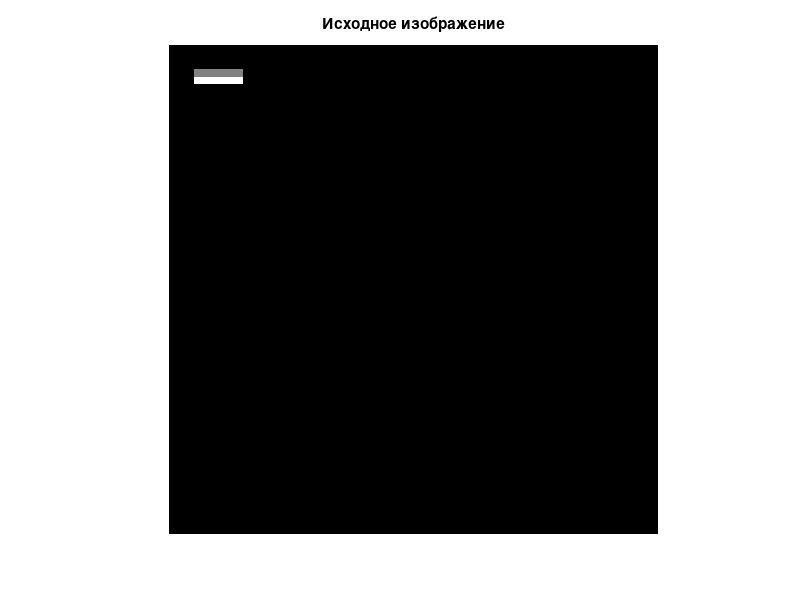
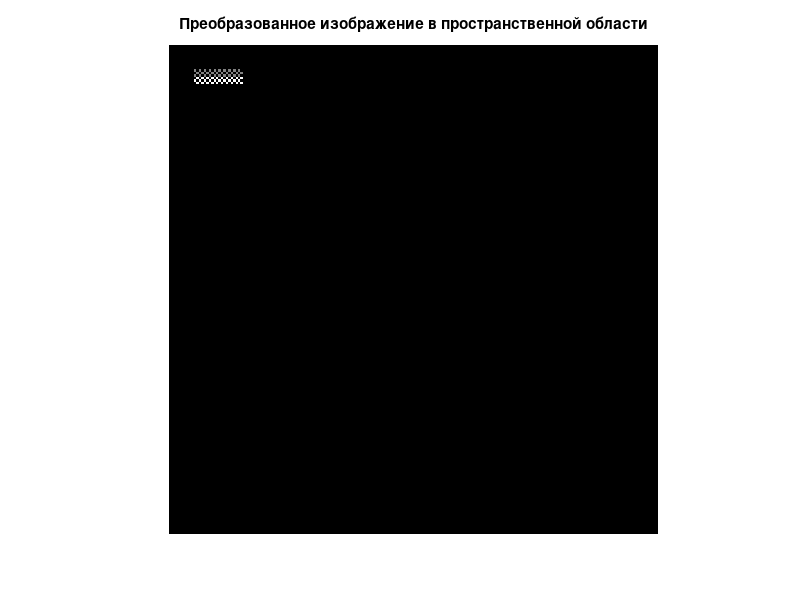
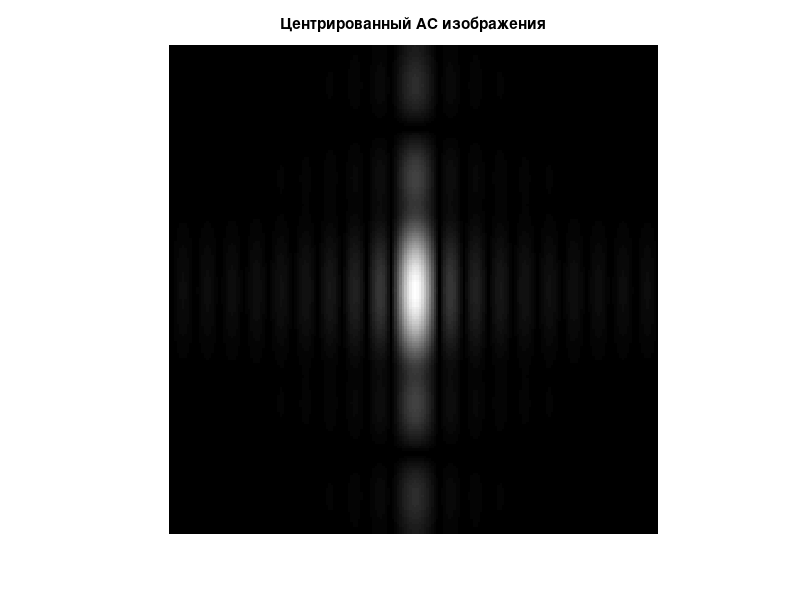
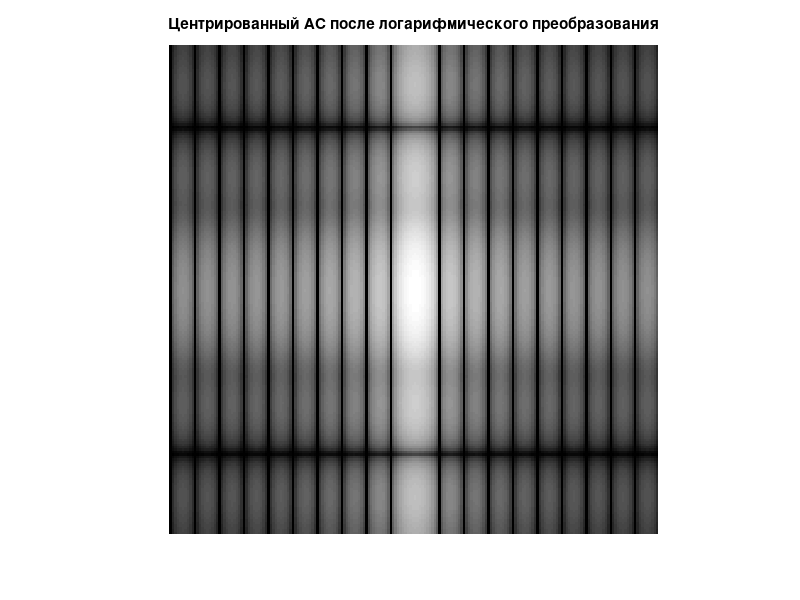

Here is the MATLAB script that generated these plots, in order: (Note: this script raises an error after producing the figures.)
clc;
close all;
clear all;

% загрузка матрицы изображения
img = load('resources/A5_01_1.mat', '-ascii');

% получение размеров изображения
[imgY, imgX] = size(img);

% ЦЕНТРИРОВАНИЕ СПЕКТРА ПУТЕМ ПРЕОБРАЗОВАНИЯ В ПРОСТРАНСТВЕННОЙ ОБЛАСТИ
% функция центрирования спектра
CH = zeros(imgY, imgX);
for in = 1:imgY
    for im = 1:imgX
        CH(in, im) = (-1)^(in+im);
    end
end

imgShifted_XY = img.*CH;                      % преобразование изображения в пространственной области
imgShiftedAS_XY = abs(fft2(imgShifted_XY));      % вычисление цетрированного АС изображения
imgShiftedASL_XY = log(1 + 10*imgShiftedAS_XY);  % логарифмическое преобразование центрированного АС изображения

% вывод изображений
figure(); imshow(img);                            title('Исходное изображение');
figure(); imshow(imgShifted_XY);                  title('Преобразованное изображение в пространственной области');
figure(); imshow(imgShiftedAS_XY, []);            title('Центрированный АС изображения');
figure(); imshow(imgShiftedASL_XY, []);           title('Центрированный АС после логарифмического преобразования');

% преобразование яркости для правильного сохранения
imgShiftedAS_XY = imgShiftedAS_XY/max(imgShiftedAS_XY(:));
imgShiftedASL_XY = imgShiftedASL_XY/max(imgShiftedASL_XY(:));

% сохранение изображений
imwrite(imgShifted_XY, 'results/lab05_opt01_task02_imgShifted_XY.jpg');
imwrite(imgShiftedAS_XY, 'results/lab05_opt01_task02_imgShiftedAS_XY.jpg');
imwrite(imgShiftedASL_XY, 'results/lab05_opt01_task02_imgShiftedASL_XY.jpg');


% ЦЕНТРИРОВАНИЕ СПЕКТРА ПУТЕМ ПРЕОБРАЗОВАНИЯ В ЧАСТОТНОЙ ОБЛАСТИ
imgShiftedAS_UV = abs(fftshift(fft2(img)));       % центрирование АС изображения в частотной области
imgShiftedASL_UV = log(1 + 10*imgShiftedAS_UV);   % логарифмическое преобразование центрированного АС изображения
imgShifted_UV =  real(ifft2(imgShiftedAS_UV));    % построение изображение в пространственной области, 
                                                  %   соответсвующее центрированному АС изображения в частотной области
% вывод изображений
figure(); imshow(imgShiftedAS_UV, []);       title('Центрированный АС изображения');
figure(); imshow(imgShiftedASL_UV, []);      title('Центрированный АС после логарифмического преобразования');
figure(); imshow(imgShifted_UV);             title('Преобразованное изображение в частотной области');

% преобразование яркости для правильного сохранения
imgShiftedAS_UV = imgShiftedAS_UV/max(imgShiftedAS_UV(:));
imgShiftedASL_UV = imgShiftedASL_UV/max(imgShiftedASL_UV(:));

% сохранение изображений
imwrite(imgShiftedAS_UV, 'results/lab05_opt01_task02_imgShiftedAS_UV.jpg');
imwrite(imgShiftedASL_UV, 'results/lab05_opt01_task02_imgShiftedASL_UV.jpg');
imwrite(imgShifted_UV, 'results/lab05_opt01_task02_imgShifted_UV.jpg');
% imwrite(imgFS/max(imgFS(:)), 'results/lab05_opt01_task01_imgOriginFS.jpg');
% 
% %HB = zeros(imgY, imgX);
% 
% % значения сдвига
% xShift = 100; % вправо на 100 пикселей
% yShift = 100; % вниз на 100 пикселей
% 
% % инициализация матрицы сдвинутого изобажения
% [xF, yF] = meshgrid(1:200, 1:200);
% 
% imgShiftedAS = imgAS.*exp(-1i*2*pi.*(xF*xShift + yF*yShift)/200);   % сдвиг спектра в частотой области => АС изображения после сдвига
% imgShiftedFS = angle(imgShiftedAS);                                 % вычисление ФС после сдвига
% imgShiftedASL = log(1 + 10*abs(imgShiftedAS));                      % логариф. преобразование АС изображения после сдвига
% imgShifted = abs(ifft2(imgShiftedAS));                   % получение изображения после сдвига
% imgShiftedAS = abs(imgShiftedAS);
% 
% % вывод координаты левого верхнего угла прямоугольника на изображении после сдвига
% printRectUpperLeftCornerCoords(imgShifted)
% 
% % вывод изображений
% figure(); imshow(imgShifted, []);                   title('Изображение после сдвига на 100 пикселей вправо и вниз');
% figure(); imshow(imgShiftedAS, []);                 title('АС изображения после сдвига');
% figure(); imshow(imgShiftedASL, []);                title('АС с логариф. преобразованием изображения после сдвига');
% figure(); imshow(imgShiftedFS, []); colormap(gray); title('ФС изображения после сдвига');
% 
% % сохранение изображений
% imwrite(imgShifted, 'results/lab05_opt01_task01_imgShifted.jpg');
% imwrite(imgShiftedAS/max(imgShiftedAS(:)), 'results/lab05_opt01_task01_imgShiftedAS.jpg');
% imwrite(imgShiftedASL/max(imgShiftedASL(:)), 'results/lab05_opt01_task01_imgShiftedASL.jpg');
% imwrite(imgShiftedFS/max(imgShiftedFS(:)), 'results/lab05_opt01_task01_imgShiftedFS.jpg');
% 
% % функция нахождения координаты левого верхнего угла прямоугольника и выводе на экран
% function printRectUpperLeftCornerCoords(img)
% isUpperLeftCorner = 0;
% [imgY, imgX] = size(img);
% 
% for iY = 1:imgY
%     for iX = 1:imgX
%         if img(iY, iX) >= 0.5
%             disp(['Левый верхний угол прямоугольника: (', num2str(iY), ', ', num2str(iX), ')'])
%             isUpperLeftCorner = 1;
%             break;
%         end
%         
%         if isUpperLeftCorner == 1
%             break;
%         end
%     end
% end
% end

